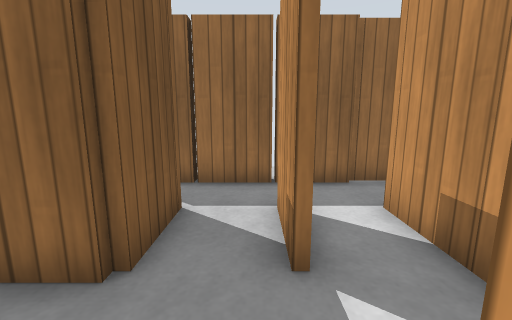
View 1 (above)

24 first-person views from a walk through a Gazebo world. The camera is 0.86 m above the floor, tilts 10° down and sees 90° across. The floor is counted in squares, 0.5 m on a side. Each view is taken from the middle of a square. On the plan, view 1 faces up. The plan holds only what a view shows up to about 14 squares ahead; the rest is blank. Gazebo's built-in surfaces are drawn with simple patterns.

View 2
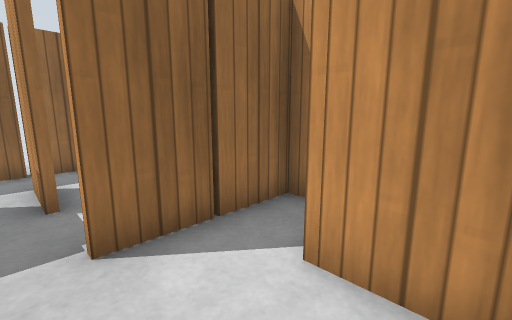

View 3
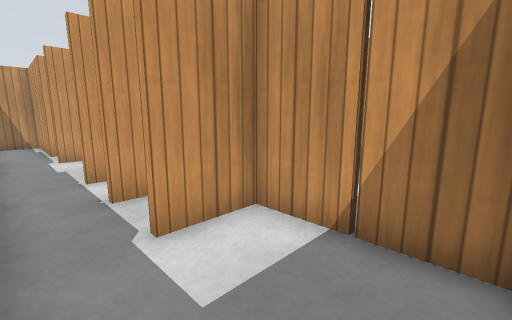

View 4
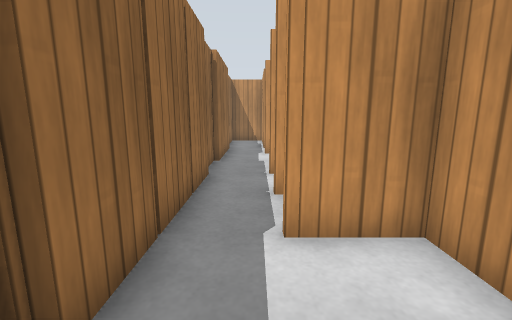

View 5
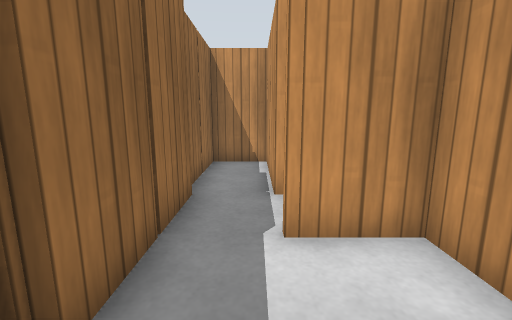

View 6
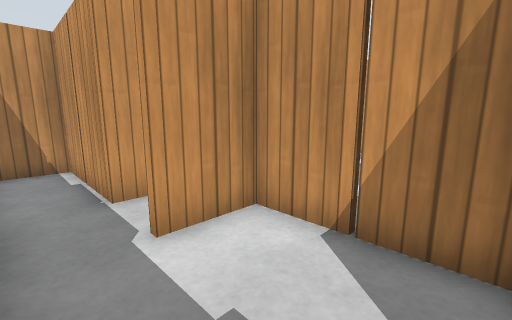

View 7
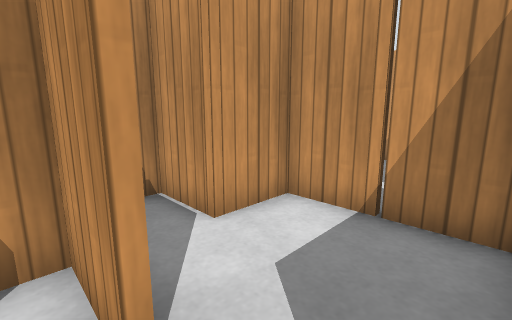

View 8
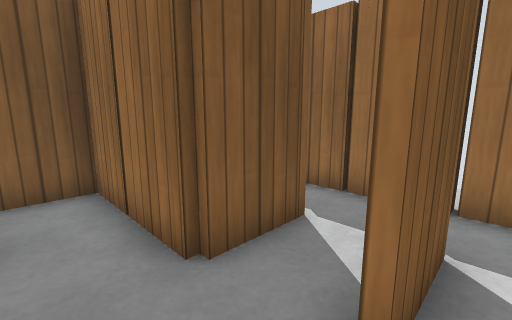

View 9
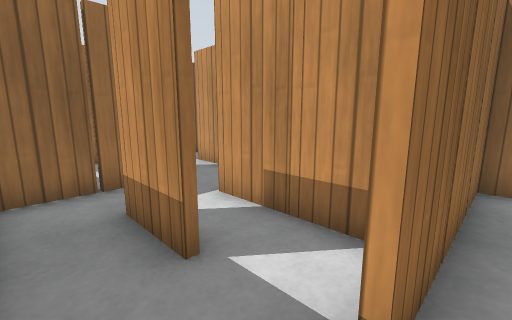

View 10
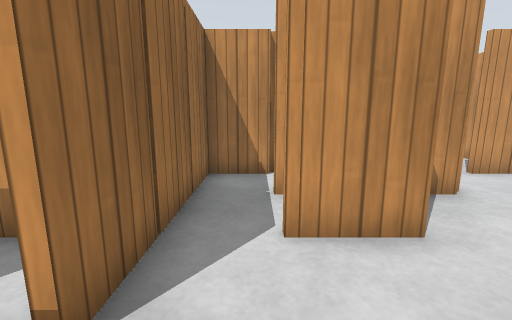

View 11
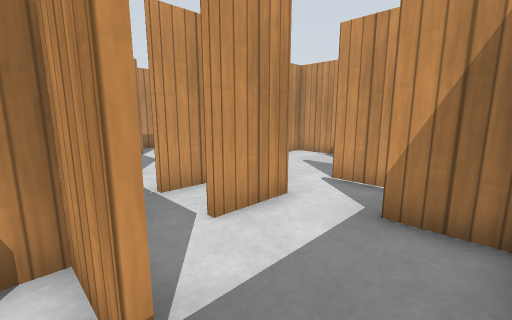

View 12
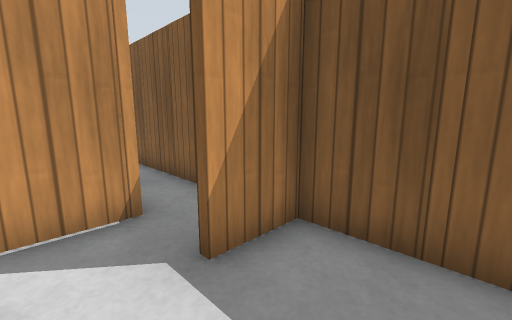

View 13
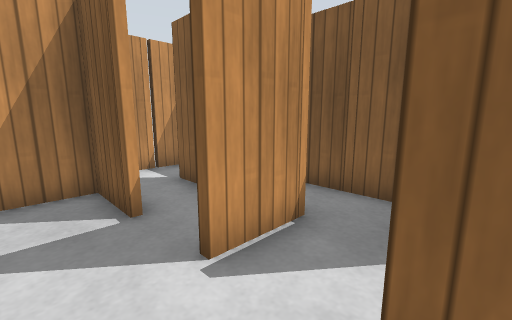

View 14
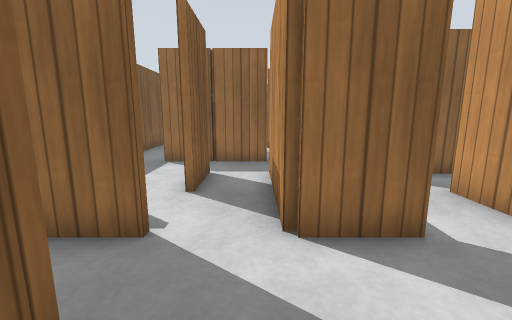

View 15
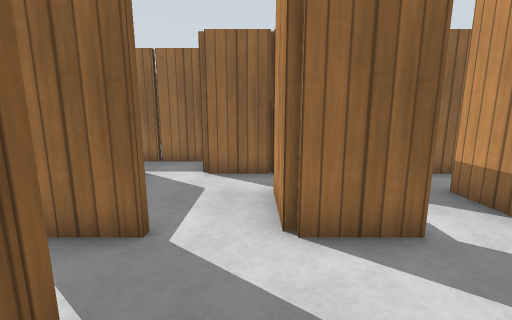

View 16
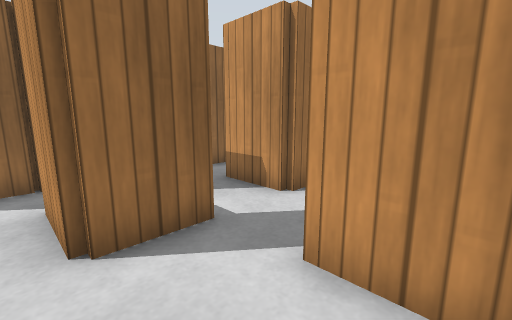

View 17
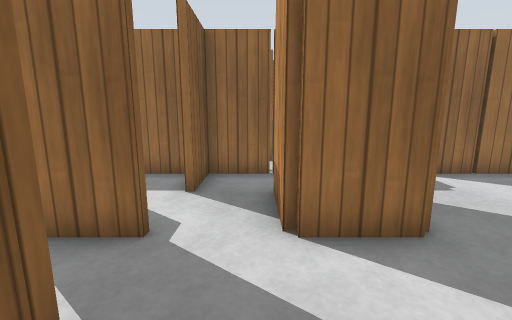

View 18
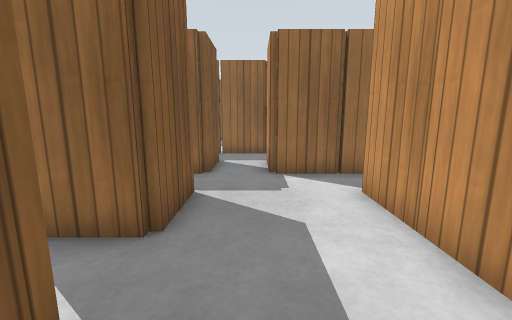

View 19
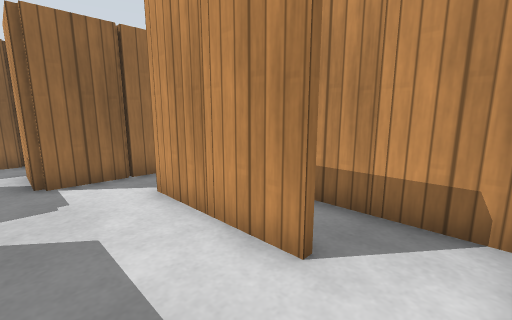

View 20
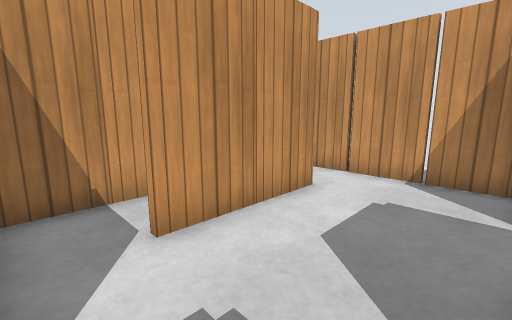

View 21
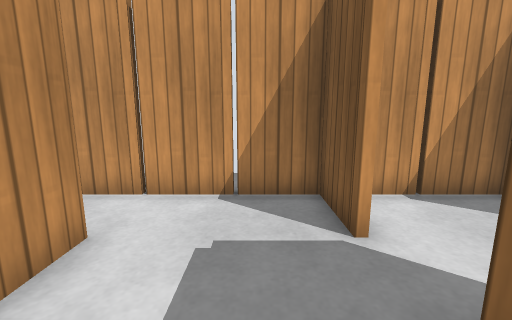

View 22
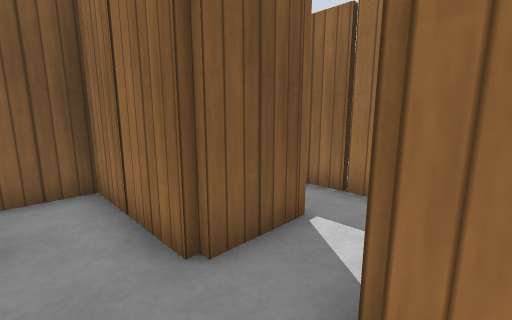

View 23
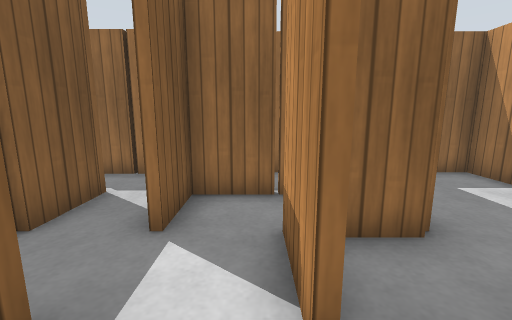

View 24
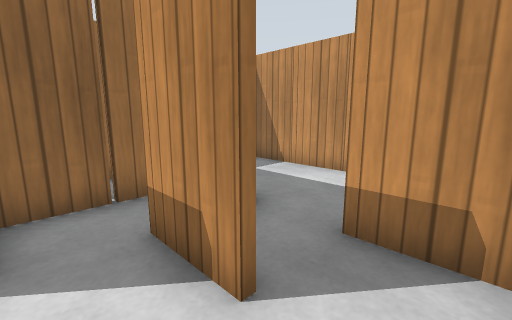

### Floor plan
Points are (right, up) in squares from view 1. A wall is a line through its corners. A room is listed if a view was taken in it or the views show most of it. See-through windows are left out.
Room 1 (views 1, 2, 7, 11)
walls: (-3.6, -1.5) (-3.6, -0.5); (-0.6, -3.4) (2.4, -3.4) (2.4, -1.4) (4.4, -1.4) (4.4, 0.4) (0.5, 0.4); (-3.5, -3.4) (-1.6, -3.4) (-1.6, -0.5); (-1.4, 2.4) (-5.4, 2.4) (-5.4, -0.6)
ways out: opening at (-0.5, 1.5) to room 2; opening at (-5, -4) to room 3
objects: other object (-6, 1); wooden post (-3, 0); wooden post (-1, -2); wooden post (-1, 0); wooden post (1, -3); wooden post (2, -1); wooden post (3, 0)
Room 2 (views 3, 4, 5, 6, 8)
walls: (0.6, 3.5) (0.6, 2.5); (0.4, 6.9) (0.4, 6.4); (2.5, 6.4) (-2.6, 6.4); (0.4, 2.5) (0.4, 3.5); (-1.4, 3.5) (-1.4, 2.4); (2.8, 2.6) (6.4, 2.6) (6.4, 3.6); (-1.6, 6.9) (-1.6, 6.4); (4.5, 6.6) (2.4, 6.6); (0.5, 0.6) (2.4, 0.6) (2.4, 3.5); (-5.2, 2.6) (-1.6, 2.6) (-1.6, 3.6); (8.4, 3.9) (8.4, 4.6); (8.5, 6.4) (5.4, 6.4)
ways out: opening at (-0.5, 1.5) to room 1; opening at (8, 3) to room 5; opening at (9.5, 5.5)
objects: wooden post (-3, 3); wooden post (-3, 7); wooden post (-1, 4); wooden post (-1, 6); wooden post (1, 4); wooden post (1, 6); other object (1, 7); wooden post (2, 3); wooden post (3, 4); wooden post (5, 3); wooden post (5, 7); wooden post (7, 4); wooden post (7, 6); wooden post (8, 5)
Room 3 (views 9, 10, 12, 13, 14, 15, 16)
walls: (-1.5, -9.6) (-3, -9.6); (-1.6, -7.5) (-1.6, -6.4); (2.5, -9.6) (0.4, -9.6) (0.4, -6.4); (-1.4, -6.5) (-1.4, -7.5); (-3.5, -9.4) (-1.5, -9.4); (-1.4, -12.4) (-1.4, -13.4) (1.5, -13.4); (-3.4, -12.5) (-3.4, -13.5); (-5.4, -9.5) (-5.4, -14.4); (-5.2, -7.4) (-3.5, -7.4); (2.5, -3.6) (-3.5, -3.6); (-5.4, -5.5) (-5.4, -6.5); (6.5, -9.6) (4.4, -9.6) (4.4, -8.5); (6, -5.6) (2.4, -5.6) (2.4, -4.5); (-4.4, -15.2) (-3.5, -15.2); (8.4, -9.6) (8.4, -8.4); (8.6, -5.6) (6.6, -5.6) (6.6, -7.5)
ways out: opening at (-5, -4) to room 1; opening at (8.6, -10.2) to room 4
objects: wooden post (-6, -13); wooden post (-6, -11); wooden post (-6, -9); wooden post (-6, -5); wooden post (-4, -9); wooden post (-3, -15); wooden post (-1, -12); wooden post (-1, -6); wooden post (-1, -4); wooden post (1, -13); wooden post (1, -8); wooden post (1, -6); wooden post (3, -12); wooden post (5, -8); wooden post (5, -6); wooden post (7, -12)
Room 4 (views 17, 18, 19, 20, 21, 22)
walls: (14.4, -11.5) (14.4, -8.4); (10.6, -8.5) (10.6, -9.6) (8.4, -9.6); (11.4, -13.4) (15.9, -13.4); (16.4, -7.5) (16.4, -5.9); (16.4, -13.1) (16.4, -10.5); (15.6, -5.6) (12.4, -5.6) (12.4, -4.5); (10.6, -4.5) (10.6, -5.6) (8.6, -5.6); (7.8, -13.4) (9.5, -13.4)
ways out: opening at (8.6, -10.2) to room 3; opening at (12, -5)
objects: wooden post (9, -13); wooden post (9, -8); wooden post (11, -12); wooden post (11, -8); wooden post (13, -13); wooden post (15, -13); wooden post (15, -10); wooden post (15, -8); wooden post (15, -6); wooden post (17, -12); wooden post (17, -8)
Room 5 (views 23, 24)
walls: (10.4, 0.5) (10.4, 2.5); (12.4, -1.2) (12.4, -0.5); (6.6, 3.5) (6.6, 2.5); (12.5, 2.4) (11.2, 2.4); (11.1, 4.4) (8.6, 4.4) (8.6, 2.5)
ways out: opening at (8, 3) to room 2; opening at (10, -4); opening at (12, 0.5)
objects: wooden post (9, -5); wooden post (10, 3); wooden post (11, -1)

Positions as (right, up) in squares from view 1, and headings:
1: (0, 0), facing up
2: (0, -3), facing up-right
3: (-5, 6), facing down-right
4: (-5, 5), facing right
5: (3, 5), facing right
6: (3, 6), facing down-right
7: (-1, 1), facing down-right
8: (1, 1), facing up-left
9: (-5, -4), facing up-right
10: (-5, -5), facing right
11: (-5, -3), facing down-right
12: (-2, -5), facing down-left
13: (0, -7), facing down-left
14: (0, -13), facing up
15: (4, -13), facing up
16: (4, -13), facing up-right
17: (8, -13), facing up
18: (12, -13), facing up
19: (12, -13), facing up-right
20: (11, -6), facing down-right
21: (12, -8), facing down
22: (13, -7), facing up-left
23: (10, -1), facing up
24: (9, -1), facing up-right
